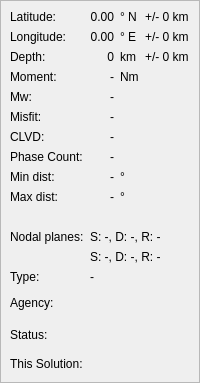
    <widget class="QFrame" name="fmFrameInformation">
     <property name="frameShape">
      <enum>QFrame::StyledPanel</enum>
     </property>
     <property name="frameShadow">
      <enum>QFrame::Raised</enum>
     </property>
     <layout class="QGridLayout">
      <property name="margin">
       <number>9</number>
      </property>
      <property name="spacing">
       <number>6</number>
      </property>
      <item row="15" column="1" colspan="3">
       <widget class="QLabel" name="labelStatus">
        <property name="font">
         <font>
          <family>Sans Serif</family>
          <pointsize>14</pointsize>
          <weight>50</weight>
          <italic>false</italic>
          <bold>false</bold>
          <underline>false</underline>
          <strikeout>false</strikeout>
         </font>
        </property>
        <property name="text">
         <string/>
        </property>
        <property name="alignment">
         <set>Qt::AlignLeading|Qt::AlignLeft|Qt::AlignVCenter</set>
        </property>
       </widget>
      </item>
      <item row="0" column="1">
       <widget class="QLabel" name="labelLatitude">
        <property name="sizePolicy">
         <sizepolicy hsizetype="Preferred" vsizetype="Preferred">
          <horstretch>0</horstretch>
          <verstretch>0</verstretch>
         </sizepolicy>
        </property>
        <property name="text">
         <string>0.00</string>
        </property>
        <property name="alignment">
         <set>Qt::AlignRight|Qt::AlignTrailing|Qt::AlignVCenter</set>
        </property>
       </widget>
      </item>
      <item row="11" column="1" colspan="3">
       <widget class="QLabel" name="labelNP0">
        <property name="text">
         <string>S: -, D: -, R: -</string>
        </property>
       </widget>
      </item>
      <item row="12" column="1" colspan="3">
       <widget class="QLabel" name="labelNP1">
        <property name="text">
         <string>S: -, D: -, R: -</string>
        </property>
       </widget>
      </item>
      <item row="1" column="3">
       <widget class="QLabel" name="labelLongitudeError">
        <property name="text">
         <string>+/- 0 km</string>
        </property>
        <property name="alignment">
         <set>Qt::AlignLeading|Qt::AlignLeft|Qt::AlignVCenter</set>
        </property>
       </widget>
      </item>
      <item row="7" column="0">
       <widget class="QLabel" name="labelPhasesTxt">
        <property name="text">
         <string>Phase Count:</string>
        </property>
       </widget>
      </item>
      <item row="1" column="1">
       <widget class="QLabel" name="labelLongitude">
        <property name="text">
         <string>0.00</string>
        </property>
        <property name="alignment">
         <set>Qt::AlignRight|Qt::AlignTrailing|Qt::AlignVCenter</set>
        </property>
       </widget>
      </item>
      <item row="15" column="0">
       <widget class="QLabel" name="labelStatusTxt">
        <property name="text">
         <string>Status:</string>
        </property>
        <property name="alignment">
         <set>Qt::AlignLeading|Qt::AlignLeft|Qt::AlignVCenter</set>
        </property>
       </widget>
      </item>
      <item row="1" column="2">
       <widget class="QLabel" name="labelLongitudeUnit">
        <property name="text">
         <string>° E</string>
        </property>
        <property name="alignment">
         <set>Qt::AlignLeading|Qt::AlignLeft|Qt::AlignVCenter</set>
        </property>
       </widget>
      </item>
      <item row="0" column="0">
       <widget class="QLabel" name="labelLatitudeTxt">
        <property name="text">
         <string>Latitude:</string>
        </property>
        <property name="alignment">
         <set>Qt::AlignLeading|Qt::AlignLeft|Qt::AlignVCenter</set>
        </property>
       </widget>
      </item>
      <item row="2" column="2">
       <widget class="QLabel" name="labelDepthUnit">
        <property name="text">
         <string>km</string>
        </property>
        <property name="alignment">
         <set>Qt::AlignLeading|Qt::AlignLeft|Qt::AlignVCenter</set>
        </property>
       </widget>
      </item>
      <item row="2" column="0">
       <widget class="QLabel" name="labelDepthTxt">
        <property name="text">
         <string>Depth:</string>
        </property>
        <property name="alignment">
         <set>Qt::AlignLeading|Qt::AlignLeft|Qt::AlignVCenter</set>
        </property>
       </widget>
      </item>
      <item row="10" column="0" colspan="4">
       <widget class="QLabel" name="fmLabelVDistance">
        <property name="text">
         <string>&lt;Spacer&gt;</string>
        </property>
       </widget>
      </item>
      <item row="14" column="0">
       <widget class="QLabel" name="labelAgencyTxt">
        <property name="text">
         <string>Agency:</string>
        </property>
        <property name="alignment">
         <set>Qt::AlignLeading|Qt::AlignLeft|Qt::AlignVCenter</set>
        </property>
       </widget>
      </item>
      <item row="13" column="0">
       <widget class="QLabel" name="labelTypeTxt">
        <property name="text">
         <string>Type:</string>
        </property>
       </widget>
      </item>
      <item row="14" column="1" colspan="3">
       <widget class="QLabel" name="labelAgency">
        <property name="font">
         <font>
          <family>Sans Serif</family>
          <pointsize>14</pointsize>
          <weight>50</weight>
          <italic>false</italic>
          <bold>false</bold>
          <underline>false</underline>
          <strikeout>false</strikeout>
         </font>
        </property>
        <property name="text">
         <string/>
        </property>
        <property name="alignment">
         <set>Qt::AlignLeading|Qt::AlignLeft|Qt::AlignVCenter</set>
        </property>
       </widget>
      </item>
      <item row="1" column="0">
       <widget class="QLabel" name="labelLongitudeTxt">
        <property name="text">
         <string>Longitude:</string>
        </property>
        <property name="alignment">
         <set>Qt::AlignLeading|Qt::AlignLeft|Qt::AlignVCenter</set>
        </property>
       </widget>
      </item>
      <item row="5" column="1">
       <widget class="QLabel" name="labelMisfit">
        <property name="text">
         <string>-</string>
        </property>
        <property name="alignment">
         <set>Qt::AlignRight|Qt::AlignTrailing|Qt::AlignVCenter</set>
        </property>
       </widget>
      </item>
      <item row="4" column="0">
       <widget class="QLabel" name="labelMwTxt">
        <property name="text">
         <string>Mw:</string>
        </property>
       </widget>
      </item>
      <item row="16" column="0">
       <widget class="QLabel" name="labelThisSolutionTxt">
        <property name="text">
         <string>This Solution:</string>
        </property>
        <property name="alignment">
         <set>Qt::AlignLeading|Qt::AlignLeft|Qt::AlignVCenter</set>
        </property>
       </widget>
      </item>
      <item row="2" column="1">
       <widget class="QLabel" name="labelDepth">
        <property name="text">
         <string>0</string>
        </property>
        <property name="alignment">
         <set>Qt::AlignRight|Qt::AlignTrailing|Qt::AlignVCenter</set>
        </property>
       </widget>
      </item>
      <item row="13" column="1" colspan="3">
       <widget class="QLabel" name="labelType">
        <property name="text">
         <string>-</string>
        </property>
       </widget>
      </item>
      <item row="11" column="0">
       <widget class="QLabel" name="labelNPTxt">
        <property name="text">
         <string>Nodal planes:</string>
        </property>
       </widget>
      </item>
      <item row="5" column="0">
       <widget class="QLabel" name="labelMisfitTxt">
        <property name="text">
         <string>Misfit:</string>
        </property>
        <property name="alignment">
         <set>Qt::AlignLeading|Qt::AlignLeft|Qt::AlignVCenter</set>
        </property>
       </widget>
      </item>
      <item row="0" column="3">
       <widget class="QLabel" name="labelLatitudeError">
        <property name="sizePolicy">
         <sizepolicy hsizetype="Preferred" vsizetype="Preferred">
          <horstretch>1</horstretch>
          <verstretch>0</verstretch>
         </sizepolicy>
        </property>
        <property name="text">
         <string>+/- 0 km</string>
        </property>
        <property name="alignment">
         <set>Qt::AlignLeading|Qt::AlignLeft|Qt::AlignVCenter</set>
        </property>
       </widget>
      </item>
      <item row="4" column="1">
       <widget class="QLabel" name="labelMw">
        <property name="text">
         <string>-</string>
        </property>
        <property name="alignment">
         <set>Qt::AlignRight|Qt::AlignTrailing|Qt::AlignVCenter</set>
        </property>
       </widget>
      </item>
      <item row="7" column="1">
       <widget class="QLabel" name="labelPhases">
        <property name="text">
         <string>-</string>
        </property>
        <property name="alignment">
         <set>Qt::AlignRight|Qt::AlignTrailing|Qt::AlignVCenter</set>
        </property>
       </widget>
      </item>
      <item row="6" column="1">
       <widget class="QLabel" name="labelCLVD">
        <property name="text">
         <string>-</string>
        </property>
        <property name="alignment">
         <set>Qt::AlignRight|Qt::AlignTrailing|Qt::AlignVCenter</set>
        </property>
       </widget>
      </item>
      <item row="8" column="1">
       <widget class="QLabel" name="labelMinDist">
        <property name="text">
         <string>-</string>
        </property>
        <property name="alignment">
         <set>Qt::AlignRight|Qt::AlignTrailing|Qt::AlignVCenter</set>
        </property>
       </widget>
      </item>
      <item row="8" column="2">
       <widget class="QLabel" name="labelMinDistUnit">
        <property name="text">
         <string>°</string>
        </property>
        <property name="alignment">
         <set>Qt::AlignLeading|Qt::AlignLeft|Qt::AlignVCenter</set>
        </property>
       </widget>
      </item>
      <item row="9" column="1">
       <widget class="QLabel" name="labelMaxDist">
        <property name="text">
         <string>-</string>
        </property>
        <property name="alignment">
         <set>Qt::AlignRight|Qt::AlignTrailing|Qt::AlignVCenter</set>
        </property>
       </widget>
      </item>
      <item row="9" column="2">
       <widget class="QLabel" name="labelMaxDistUnit">
        <property name="text">
         <string>°</string>
        </property>
        <property name="alignment">
         <set>Qt::AlignLeading|Qt::AlignLeft|Qt::AlignVCenter</set>
        </property>
       </widget>
      </item>
      <item row="16" column="1" colspan="3">
       <widget class="QLabel" name="labelThisSolution">
        <property name="font">
         <font>
          <family>Verdana</family>
          <pointsize>12</pointsize>
          <weight>50</weight>
          <italic>false</italic>
          <bold>false</bold>
          <underline>false</underline>
          <strikeout>false</strikeout>
         </font>
        </property>
        <property name="text">
         <string/>
        </property>
       </widget>
      </item>
      <item row="2" column="3">
       <widget class="QLabel" name="labelDepthError">
        <property name="text">
         <string>+/- 0 km</string>
        </property>
        <property name="alignment">
         <set>Qt::AlignLeading|Qt::AlignLeft|Qt::AlignVCenter</set>
        </property>
       </widget>
      </item>
      <item row="6" column="0">
       <widget class="QLabel" name="labelCLVDTxt">
        <property name="text">
         <string>CLVD:</string>
        </property>
       </widget>
      </item>
      <item row="8" column="0">
       <widget class="QLabel" name="labelMinDistTxt">
        <property name="text">
         <string>Min dist:</string>
        </property>
       </widget>
      </item>
      <item row="9" column="0">
       <widget class="QLabel" name="labelMaxDistTxt">
        <property name="text">
         <string>Max dist:</string>
        </property>
       </widget>
      </item>
      <item row="0" column="2">
       <widget class="QLabel" name="labelLatitudeUnit">
        <property name="text">
         <string>° N</string>
        </property>
        <property name="alignment">
         <set>Qt::AlignLeading|Qt::AlignLeft|Qt::AlignVCenter</set>
        </property>
       </widget>
      </item>
      <item row="3" column="0">
       <widget class="QLabel" name="labelMomentTxt">
        <property name="text">
         <string>Moment:</string>
        </property>
       </widget>
      </item>
      <item row="3" column="1">
       <widget class="QLabel" name="labelMoment">
        <property name="text">
         <string>-</string>
        </property>
        <property name="alignment">
         <set>Qt::AlignRight|Qt::AlignTrailing|Qt::AlignVCenter</set>
        </property>
       </widget>
      </item>
      <item row="3" column="2">
       <widget class="QLabel" name="labelMomentUnit">
        <property name="text">
         <string>Nm</string>
        </property>
       </widget>
      </item>
     </layout>
    </widget>
